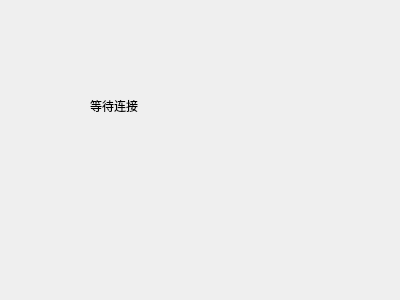
<?xml version="1.0" encoding="UTF-8"?>
<ui version="4.0">
 <class>Widget</class>
 <widget class="QWidget" name="Widget">
  <property name="geometry">
   <rect>
    <x>0</x>
    <y>0</y>
    <width>400</width>
    <height>300</height>
   </rect>
  </property>
  <property name="windowTitle">
   <string>Widget</string>
  </property>
  <widget class="QLabel" name="statusLabel">
   <property name="geometry">
    <rect>
     <x>90</x>
     <y>80</y>
     <width>241</width>
     <height>51</height>
    </rect>
   </property>
   <property name="text">
    <string>等待连接</string>
   </property>
  </widget>
 </widget>
 <layoutdefault spacing="6" margin="11"/>
 <resources/>
 <connections/>
</ui>
